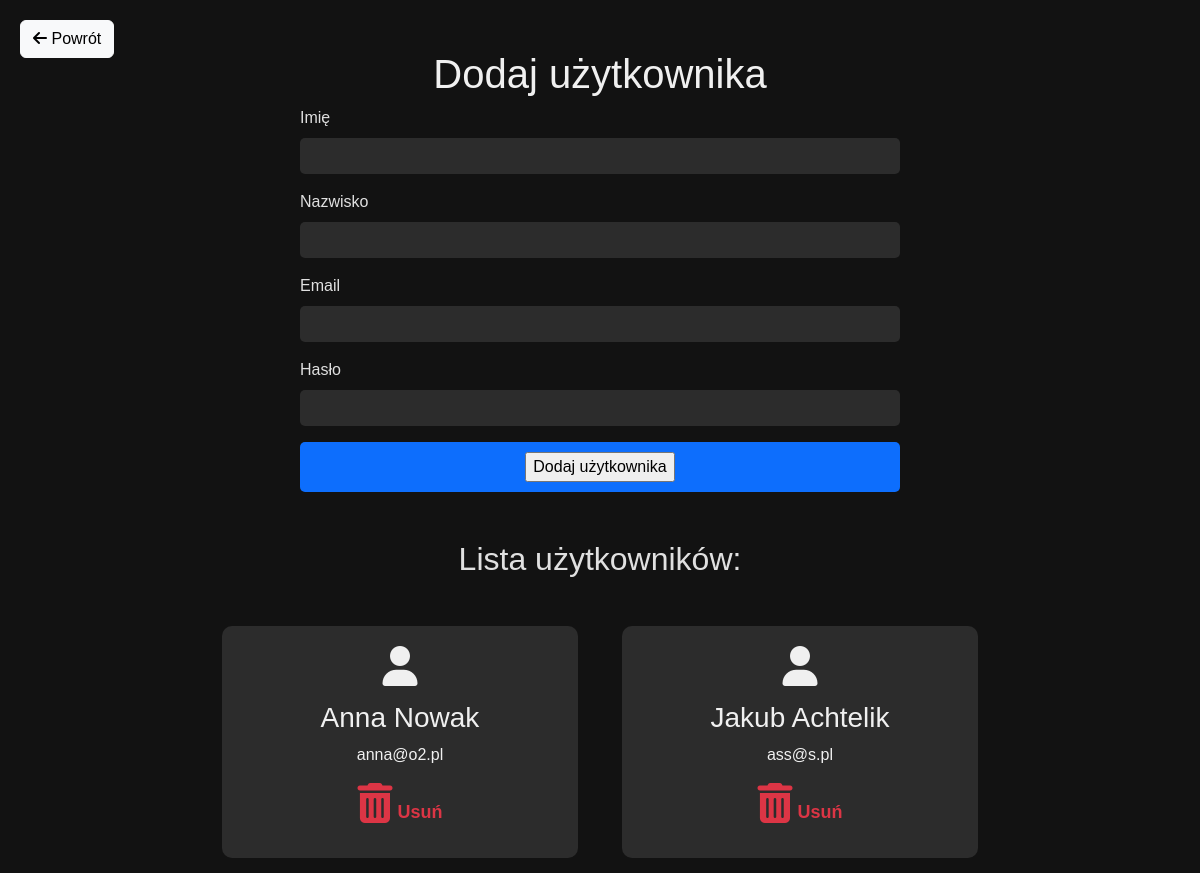
/users, run on an earlier commit of the app's database.
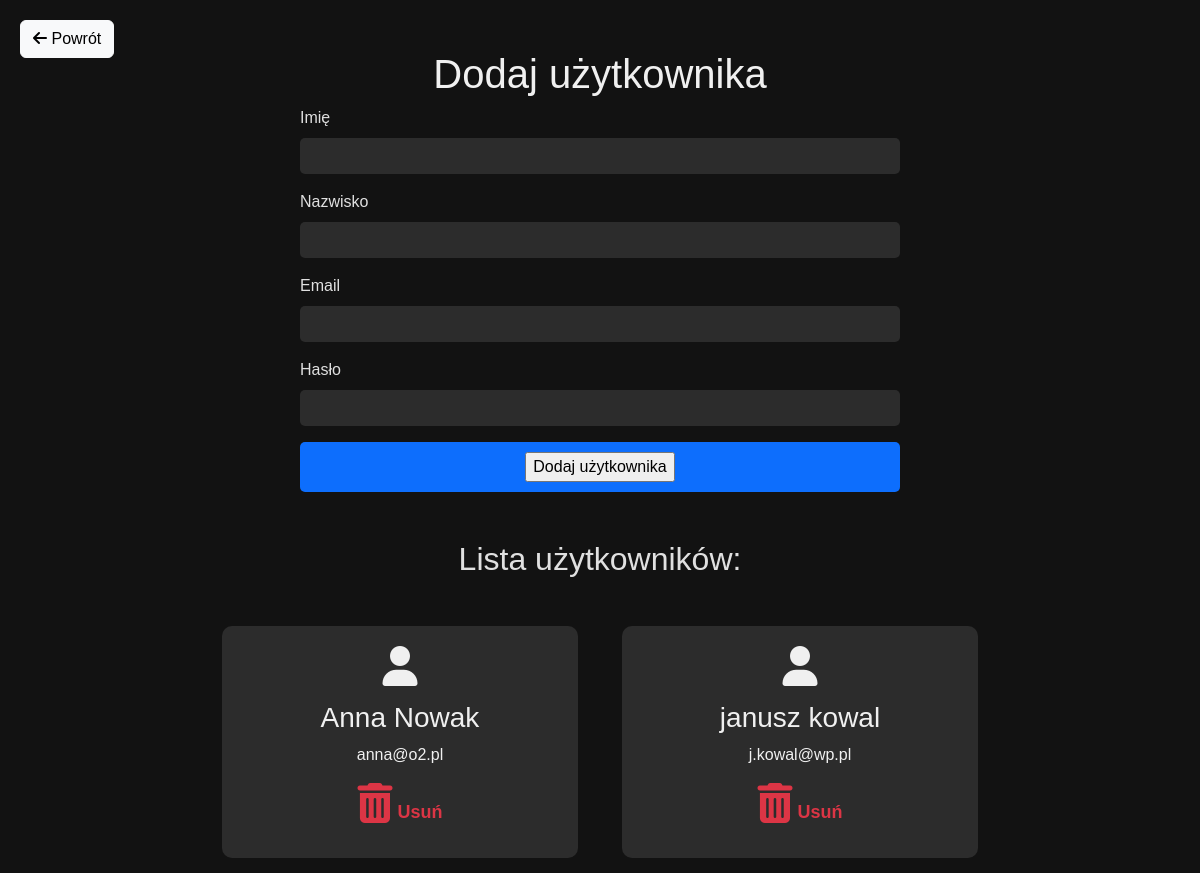
And on a later commit of the database.
### tables this page shows
CREATE TABLE Uzytkownik (
    UZ_id INTEGER PRIMARY KEY,
    UZ_imie TEXT,
    UZ_Nazwisko TEXT,
    UZ_Email TEXT,
    UZ_Haslo TEXT,
    UZ_DataRejestracji DATETIME
);

### controllers/routing.py (the view)
    def users(self):
        form = UserForm()
        if form.validate_on_submit():
            self.user_manager.add_user(
                form.name.data, form.surname.data, form.email.data, form.password.data
            )
            return redirect(url_for("users"))
        users = self.user_manager.get_users()
        return render_template("users.html", form=form, users=users)

### views/user_form.py
class UserForm(FlaskForm):
    name = StringField("Imię", validators=[DataRequired()])
    surname = StringField("Nazwisko", validators=[DataRequired()])
    email = StringField("Email", validators=[DataRequired(), Email()])
    password = PasswordField("Hasło", validators=[DataRequired()])
    submit = SubmitField("Dodaj użytkownika")

### models/database.py (called while the page is built)
    def fetch_query(self, query, params=()):
        with sqlite3.connect(self.db_name) as conn:
            cursor = conn.cursor()
            cursor.execute(query, params)
            return cursor.fetchall()

### models/user.py (called while the page is built)
    def get_users(self):
        query = "SELECT UZ_id, UZ_imie, UZ_Nazwisko, UZ_Email FROM Uzytkownik"
        return self.db.fetch_query(query)

### templates/users.html (shortened to what this page needs)
<!DOCTYPE html>
<html lang="pl">
<head>
    <link href="https://cdn.jsdelivr.net/npm/bootstrap@5.3.0-alpha1/dist/css/bootstrap.min.css" rel="stylesheet">
    <link href="https://cdnjs.cloudflare.com/ajax/libs/font-awesome/6.0.0-beta3/css/all.min.css" rel="stylesheet">
</head>
<body>
    <a href="{{ url_for('home') }}" class="btn btn-light back-button">
        <i class="fas fa-arrow-left"></i> Powrót
    </a>
    <div class="container">
        <h1>Dodaj użytkownika</h1>
        <div class="form-container">
            <form method="POST">
                <div class="mb-3">
                    <label for="name" class="form-label">{{ form.name.label }}</label>
                    {{ form.name(class="form-control") }}
                </div>
                <div class="mb-3">
                    <label for="surname" class="form-label">{{ form.surname.label }}</label>
                    {{ form.surname(class="form-control") }}
                </div>
                <div class="mb-3">
                    <label for="email" class="form-label">{{ form.email.label }}</label>
                    {{ form.email(class="form-control") }}
                </div>
                <div class="mb-3">
                    <label for="password" class="form-label">{{ form.password.label }}</label>
                    {{ form.password(class="form-control") }}
                </div>
                <button type="submit" class="btn-submit">{{ form.submit }}</button>
            </form>
        </div>
        <h2 class="mt-5 text-center mb-5">Lista użytkowników:</h2>
        <div class="row row-cols-1 row-cols-md-2 row-cols-lg-3">
            {% for user in users %}
            <div class="col">
                <div class="tile">
                    <i class="fas fa-user"></i>
                    <h3>{{ user[1] }} {{ user[2] }}</h3>
                    <p>{{ user[3] }}</p>
                    <a href="{{ url_for('delete_user', user_id=user[0]) }}" class="text-danger">
                        <i class="fas fa-trash-alt"></i> Usuń
                    </a>
                </div>
            </div>
            {% endfor %}
        </div>
    </div>
</body>
</html>

### templates/users.html (style rules this page uses)
body { background-color: #121212; color: #E0E0E0; font-family: Arial, sans-serif; }
.container { margin-top: 50px; }
h1 { text-align: center; color: #f0f0f0; }
.form-container { max-width: 600px; margin: 0 auto; }
.form-control { background-color: #2C2C2C; color: #f0f0f0; border: none; border-radius: 5px; margin-bottom: 15px; }
.btn-submit { background-color: #0d6efd; color: #fff; border: none; border-radius: 5px; width: 100%; padding: 10px; }
.tile { background-color: #2C2C2C; border-radius: 10px; padding: 20px; text-align: center; transition: transform 0.3s; color: #f0f0f0; margin-bottom: 15px; }
.tile i { font-size: 40px; margin-bottom: 15px; }
.tile a { text-decoration: none; color: #f0f0f0; font-weight: bold; font-size: 18px; display: block; margin-top: 15px; }
.row-cols-1, .row-cols-md-2, .row-cols-lg-3 { display: flex; justify-content: center; gap: 20px; }
.back-button { position: fixed; top: 20px; left: 20px; z-index: 1000; }

What changed in the data, as far as the page shows it:
removed Uzytkownik: UZ_imie "Jakub", UZ_Nazwisko "Achtelik", UZ_Email "ass@s.pl"
added Uzytkownik: UZ_imie "janusz", UZ_Nazwisko "kowal", UZ_Email "j.kowal@wp.pl"
